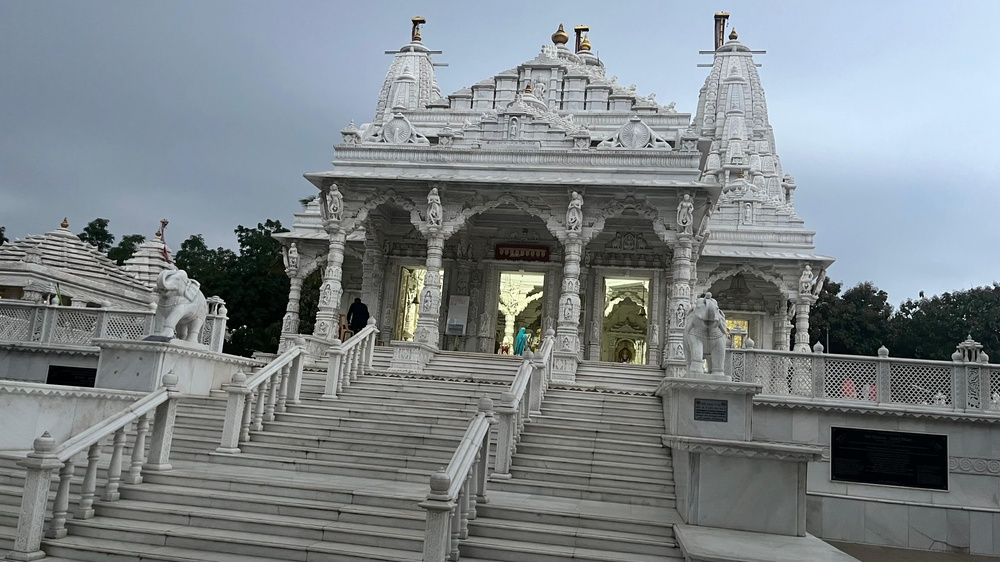
#> input picture AI/image/IMG-20240805-WA0030.jpg, 1000 x 562 px, shrunk from 4032 x 2268 before the run; its folder holds only this picture in this run
$ python -i visual_artifacts.py   (imports and definitions only)
#> lines starting #> are read from the running program, lines starting #| are printed output that depends on the picture; after the words box and inside, x2 and y2 are one past the last pixel; in counts of white or black regions, pixels touching at a corner belong together
#> further down, picture is the input picture: PIL image 1000x562 RGB; mean R, G, B 125, 132.3, 136.3
import json
import numpy as np
from PIL import Image


def fft_features(gray):

    f = np.fft.fft2(gray)
    fshift = np.fft.fftshift(f)
    magnitude = np.log(np.abs(fshift) + 1)
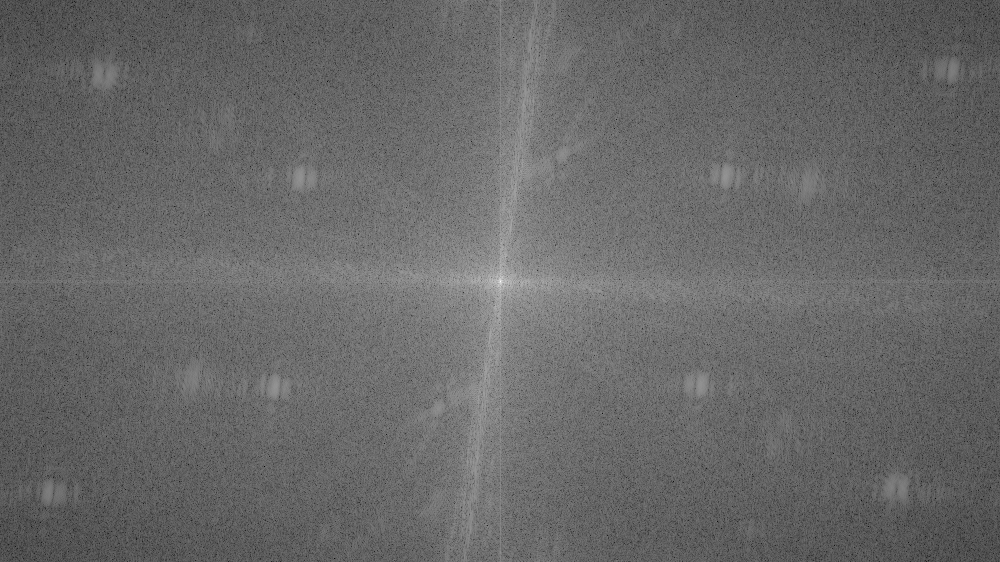
#> magnitude: shape (562, 1000) float64; min 2.41, max 18.11, mean 8.82; drawn with min black and max white

    h, w = magnitude.shape
#> h = 562; w = 1000

    center = magnitude[h//2-10:h//2+10, w//2-10:w//2+10]
    outer = magnitude.copy()
    outer[h//2-10:h//2+10, w//2-10:w//2+10] = 0
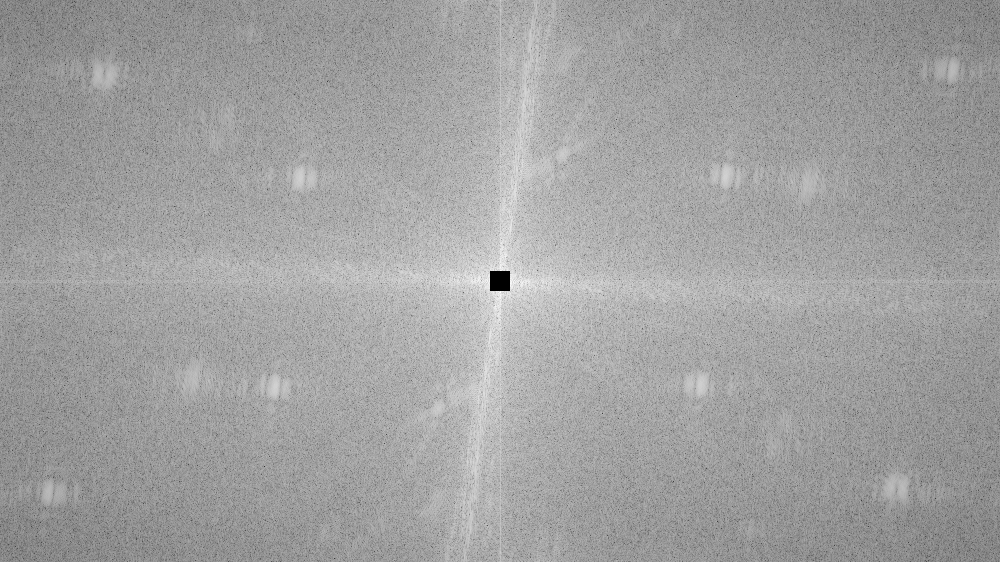
#> outer: shape (562, 1000) float64; 0.07% of pixels changed, all inside (x1, y1, x2, y2) = (490, 271, 510, 291); drawn with min black and max white

    return {
        "center_energy": float(np.mean(center)),
        "outer_energy": float(np.mean(outer)),
        "energy_ratio": float(np.mean(center) / (np.mean(outer) + 1e-6))
    }


def noise_features(gray):

    blur = (
        gray[:-2, :-2] + gray[1:-1, :-2] + gray[2:, :-2] +
        gray[:-2, 1:-1] + gray[1:-1, 1:-1] + gray[2:, 1:-1] +
        gray[:-2, 2:] + gray[1:-1, 2:] + gray[2:, 2:]
    ) / 9

    residual = gray[1:-1, 1:-1] - blur

    return {
        "residual_variance": float(np.var(residual)),
        "residual_mean": float(np.mean(residual)),
        "residual_std": float(np.std(residual))
    }


def gradient_features(gray):

    gy, gx = np.gradient(gray)

    magnitude = np.sqrt(gx**2 + gy**2)
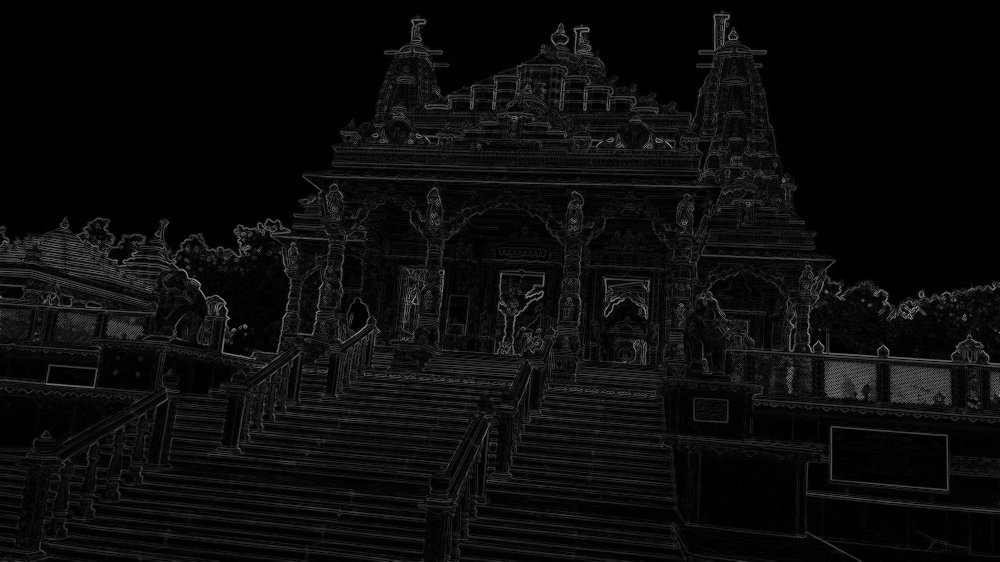
#> magnitude: shape (562, 1000) float64; min 0, max 176.1, mean 11.8

    return {
        "gradient_mean": float(np.mean(magnitude)),
        "gradient_variance": float(np.var(magnitude)),
        "gradient_std": float(np.std(magnitude))
    }


def edge_features(gray):

    gy, gx = np.gradient(gray)
    edges = np.sqrt(gx**2 + gy**2)

    threshold = np.mean(edges)
#> threshold = 11.81

    edge_pixels = np.sum(edges > threshold)
#> edge_pixels = 184609

    density = edge_pixels / edges.size
#> density = 0.328

    return {
        "edge_density": float(density),
        "edge_mean": float(np.mean(edges)),
        "edge_variance": float(np.var(edges))
    }


def symmetry_features(gray):

    h, w = gray.shape
#> h = 562; w = 1000

    left = gray[:, :w//2]
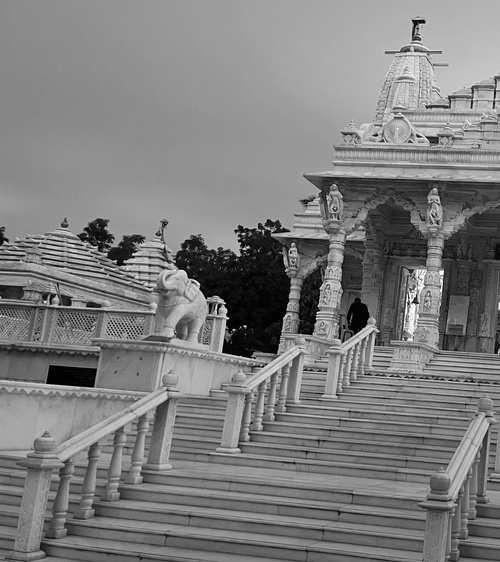
#> left: shape (562, 500) float64; min 0, max 254, mean 125.5
    right = np.fliplr(gray[:, w//2:])
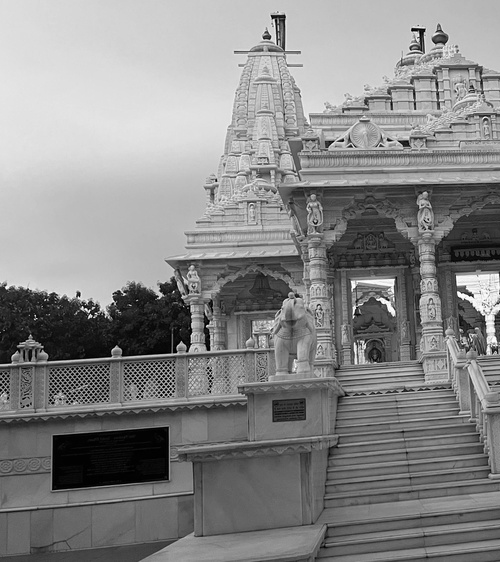
#> right: shape (562, 500) float64; min 0, max 255, mean 135.7

    min_w = min(left.shape[1], right.shape[1])
#> min_w = 500

    left = left[:, :min_w]
    right = right[:, :min_w]

    diff = np.abs(left - right)
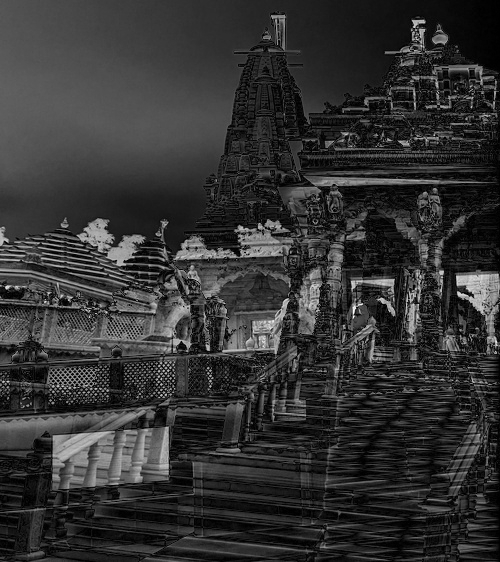
#> diff: shape (562, 500) float64; min 0, max 252, mean 50.8

    return {
        "symmetry_score": float(1 - np.mean(diff) / 255),
        "symmetry_variance": float(np.var(diff)),
        "symmetry_mean_diff": float(np.mean(diff))
    }


def texture_block_features(gray):

    block_size = 32
#> block_size = 32

    h, w = gray.shape
#> h = 562; w = 1000

    block_vars = []

    for y in range(0, h - block_size, block_size):
        for x in range(0, w - block_size, block_size):

            block = gray[y:y+block_size, x:x+block_size]

            block_vars.append(np.var(block))
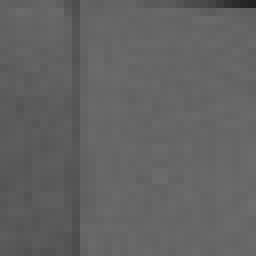
#> block: shape (32, 32) float64 (shown 8 times larger); min 34, max 110, mean 98.5
#> after the loop, block_vars = 527 values, max 7177.1 at index 264, min 0.309 at index 6, mean 999.7

    block_vars = np.array(block_vars)

    return {
        "block_variance_mean": float(np.mean(block_vars)),
        "block_variance_std": float(np.std(block_vars)),
        "block_variance_global": float(np.var(block_vars))
    }


def intensity_features(gray):

    hist, _ = np.histogram(gray, bins=256, range=(0,255))
#> hist = 256 values, max 6812 at index 145, min 1 at index 255, mean 2195.3

    hist = hist / np.sum(hist)
#> hist = 256 values, max 0.0121 at index 145, min 1.78e-06 at index 255, mean 0.00391

    entropy = -np.sum(hist * np.log2(hist + 1e-9))
#> entropy = 7.67

    return {
        "mean_intensity": float(np.mean(gray)),
        "intensity_std": float(np.std(gray)),
        "intensity_entropy": float(entropy)
    }


def visual_artifacts_analysis(pil_image: Image.Image):

    gray = np.array(pil_image.convert("L")).astype("float")

    result = {
        "visual_artifact_features": {
            "fft": fft_features(gray),
            "noise": noise_features(gray),
            "gradient": gradient_features(gray),
            "edges": edge_features(gray),
            "symmetry": symmetry_features(gray),
            "texture_blocks": texture_block_features(gray),
            "intensity": intensity_features(gray)
        }
    }

    return result


def process(image_bytes):
    result = visual_artifacts_analysis(image_bytes)
    # return json.dumps(result, indent=2)
    return result

>>> from PIL import Image
>>> picture = Image.open('../IMG-20240805-WA0030.jpg')
>>> result = visual_artifacts_analysis(picture)
#> result = 1 item

$ run again, on AI/image/PassPort2.jpeg
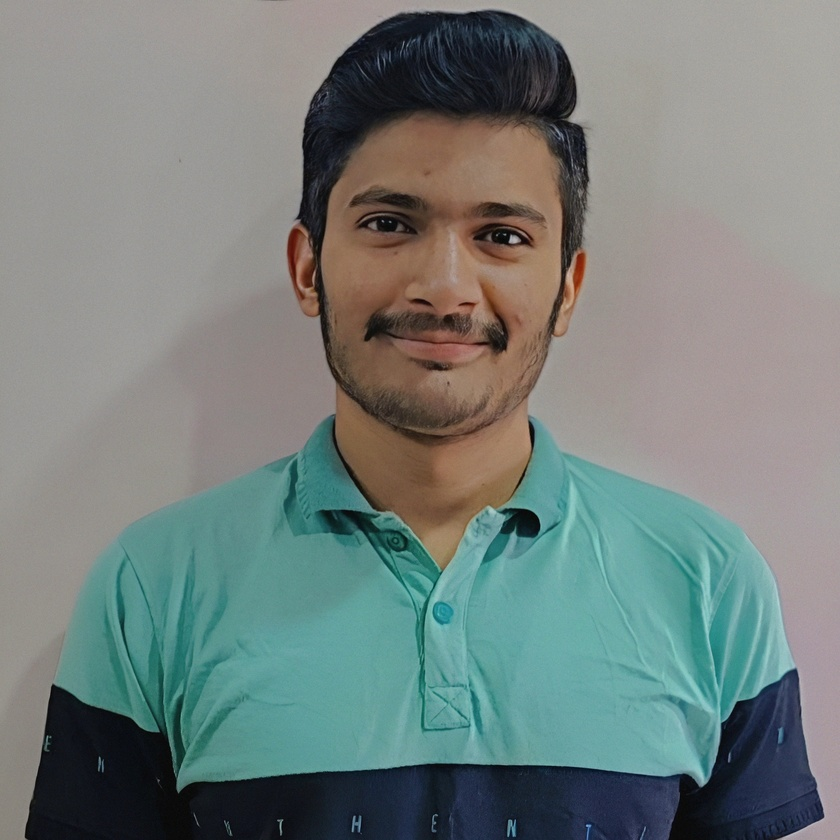
#> input picture AI/image/PassPort2.jpeg, 840 x 840 px, shrunk from 2048 x 2048 before the run
#> picture is the input picture: PIL image 840x840 RGB; mean R, G, B 116.8, 127.8, 124.5
#> outer: shape (840, 840) float64; min 0, max 14.12, mean 7.61
#> threshold = 3.25
#> edge_pixels = 141427
#> density = 0.2
#> in symmetry_features, `h, w = gray.shape`: h = 840
#> in symmetry_features, `diff = np.abs(left - right)`:
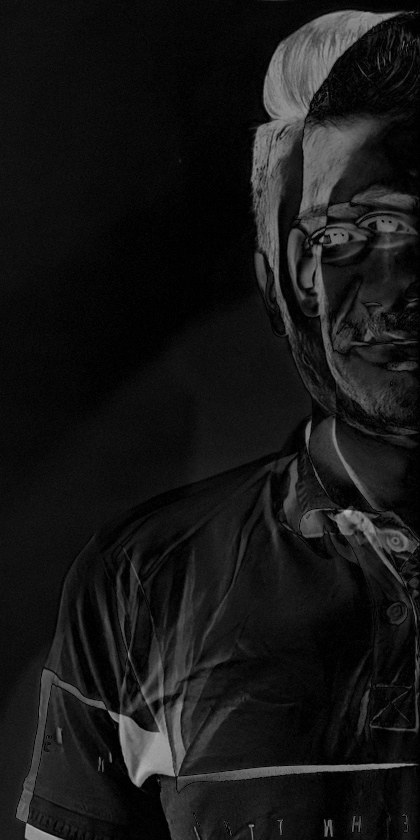
#> diff: shape (840, 420) float64; min 0, max 181, mean 22.8
#> block_size = 32
#> after the loop in texture_block_features, `for y in range(0, h - block_size, block_size):`:
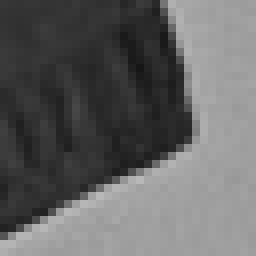
#> block: shape (32, 32) float64 (shown 8 times larger); min 22, max 184, mean 99.8
#> after the loop in texture_block_features, `for y in range(0, h - block_size, block_size):`: block_vars = 676 values, max 4051.1 at index 113, min 1.52 at index 295, mean 315
#> in intensity_features, `hist, _ = np.histogram(gray, bins=256, range=(0,255))`: hist = 256 values, max 27635 at index 153, min 0 at index 0, mean 2756.2
#> in intensity_features, `hist = hist / np.sum(hist)`: hist = 256 values, max 0.0392 at index 153, min 0 at index 0, mean 0.00391
#> entropy = 6.63
#> result = 1 item
